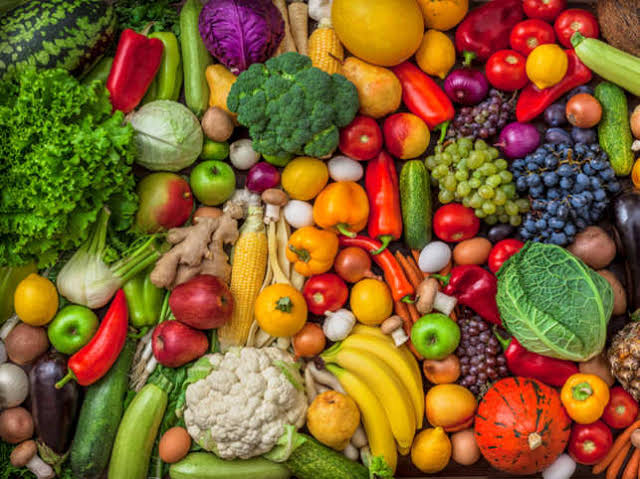
#> input picture Object Detection/images/food.jpg, 640 x 479 px, given in place of the camera
$ python filters.py
#> lines starting #> are read from the running program, lines starting #| are printed output that depends on the picture; after the words box and inside, x2 and y2 are one past the last pixel; in counts of white or black regions, pixels touching at a corner belong together
### Filters/utils.py
import cv2
import os

# [19 lines left out: function image_resize, not called in this run]

class CFEVideoConf(object):
    # Standard Video Dimensions Sizes
    STD_DIMENSIONS =  {
        "360p": (480, 360),
        "480p": (640, 480),
        "720p": (1280, 720),
        "1080p": (1920, 1080),
        "4k": (3840, 2160),
    }
    # Video Encoding
    VIDEO_TYPE = {
        'avi': cv2.VideoWriter_fourcc(*'XVID'),
        #'mp4': cv2.VideoWriter_fourcc(*'H264'),
        'mp4': cv2.VideoWriter_fourcc(*'XVID'),
    }

    width           = 640
    height          = 480
    dims            = (640, 480)
    capture         = None
    video_type      = None
    def __init__(self, capture, filepath, res="480p", *args, **kwargs):
        self.capture = capture
        self.filepath = filepath
        self.width, self.height = self.get_dims(res=res)
        self.video_type = self.get_video_type()

    # Set resolution for the video capture
    def change_res(self, width, height):
        self.capture.set(3, width)
        self.capture.set(4, height)

    def get_dims(self, res='480p'):
        width, height = self.STD_DIMENSIONS['480p']
        if res in self.STD_DIMENSIONS:
            width, height = self.STD_DIMENSIONS[res]
        self.change_res(width, height)
#> further down, frame is the input picture: shape (479, 640, 3); mean B, G, R 45.1, 96.5, 130.8
        self.dims = (width, height)
        return width, height

    def get_video_type(self):
        filename, ext = os.path.splitext(self.filepath)
        if ext in self.VIDEO_TYPE:
          return  self.VIDEO_TYPE[ext]
        return self.VIDEO_TYPE['avi']

### Filters/filters.py
import numpy as np
import cv2
import random
from utils import CFEVideoConf,image_resize
import glob
import math

cap=cv2.VideoCapture(0)
frames_per_seconds=20
save_path='filter.mp4'
config=CFEVideoConf(cap,filepath=save_path,res='480p')
out=cv2.VideoWriter(save_path,config.video_type,frames_per_seconds,config.dims)

def alpha_blend(frame_1,frame_2,mask):
    alpha=mask/255.0
    blended=cv2.convertScaleAbs(frame_1*(1-alpha)+frame_2*alpha)
    return blended

def verify_alpha_channel(frame):
    try:
        frame.shape[3]
    except IndexError:
        frame=cv2.cvtColor(frame,cv2.COLOR_BGR2BGRA)
    return frame

def portrait_mode(frame):
    gray=cv2.cvtColor(frame,cv2.COLOR_BGR2GRAY)
    _,mask=cv2.threshold(gray,120,255,cv2.THRESH_BINARY)
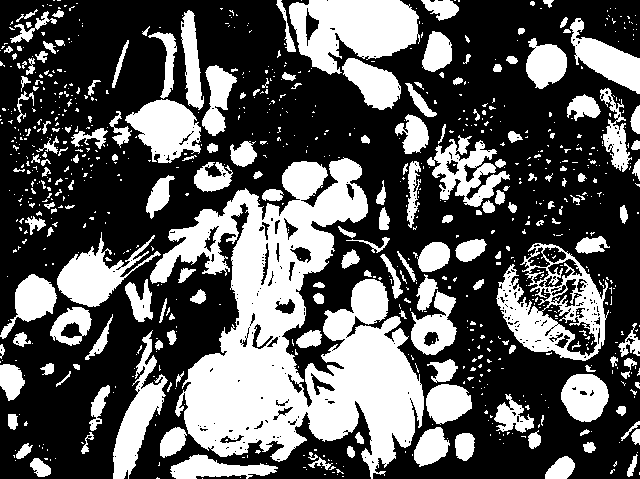
#> mask: shape (479, 640); 35.7% white; 841 white regions (656 under 20 px), largest, box (x1, y1, x2, y2) and area: (150, 157, 424, 479) 40586, (289, 0, 420, 75) 6508, (496, 243, 609, 361) 5539

    mask=cv2.cvtColor(mask,cv2.COLOR_GRAY2BGRA)
#> mask: shape (479, 640, 4)
    blured=cv2.GaussianBlur(frame,(21,21),11)
    blended=alpha_blend(frame,blured,mask)
    frame=cv2.cvtColor(blended,cv2.COLOR_BGRA2BGR)
#> frame: shape (479, 640, 3)
    return frame

def apply_sepia(frame,intensity=0.5):
#> called with intensity = 0.8
    frame=verify_alpha_channel(frame)
    frame_h,frame_w,frame_c=frame.shape
#> frame_h = 479; frame_w = 640; frame_c = 4
    sepia_bgra=(20,66,112,1)
    overlay=np.full((frame_h,frame_w,4),sepia_bgra,dtype='uint8')
    cv2.addWeighted(overlay,intensity,frame,1.0,0,frame)
#> frame: shape (479, 640, 4)
    return frame

def apply_hue_saturation(frame,alpha,beta):
#> called with alpha = 3, beta = 3
    hsv_image=cv2.cvtColor(frame,cv2.COLOR_BGR2HSV)
#> hsv_image: shape (479, 640, 3); mean H, S, V 49.3, 180.1, 141.6
    h,s,v=cv2.split(hsv_image)
    s.fill(199)
#> s: shape (479, 640); every value is 199
    v.fill(255)
#> v: shape (479, 640); every value is 255
    hsv_image=cv2.merge([h,s,v])
#> hsv_image: shape (479, 640, 3); mean H, S, V 49.3, 199, 255

    out=cv2.cvtColor(hsv_image,cv2.COLOR_HSV2BGR)
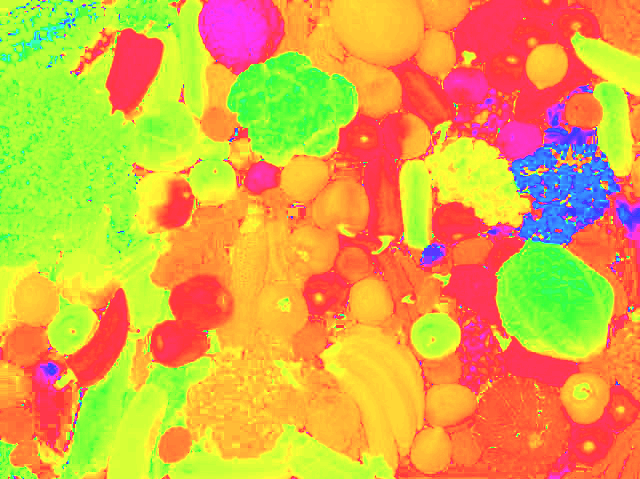
#> out: shape (479, 640, 3); mean B, G, R 69.2, 171.3, 221
    frame=verify_alpha_channel(frame)
    out=verify_alpha_channel(out)
    cv2.addWeighted(out,0.25,frame,1.0,.23,frame)
    return frame

def apply_color_overlay(frame,intensity=0.5,blue=0,green=0,red=0):
#> called with intensity = 0.8, blue = 0, green = 231, red = 123
    frame=verify_alpha_channel(frame)
    frame_h,frame_w,frame_c=frame.shape
#> frame_h = 479; frame_w = 640; frame_c = 4
    sepia_bgra=(blue,green,red,1)
    overlay=np.full((frame_h,frame_w,4),sepia_bgra,dtype='uint8')
    cv2.addWeighted(overlay,intensity,frame,1.0,0,frame)
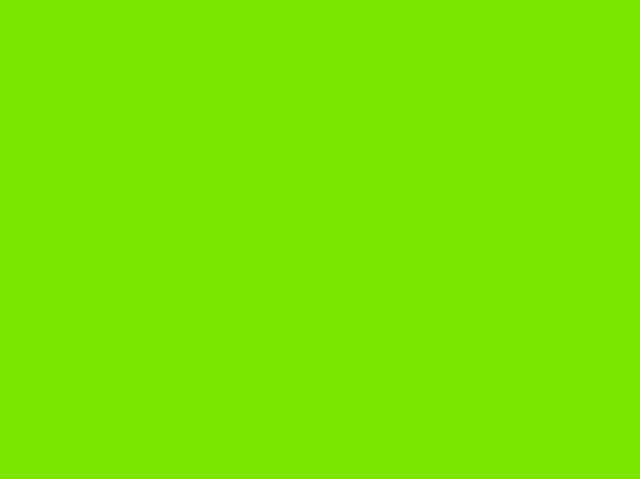
#> overlay: shape (479, 640, 4); mean B, G, R, A 0, 231, 123, 1
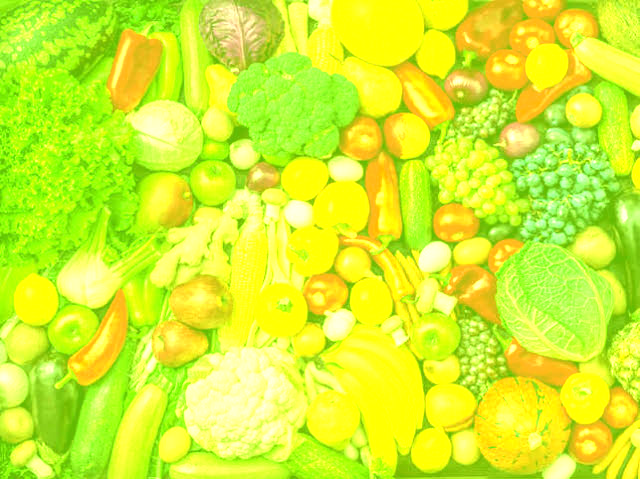
#> frame: shape (479, 640, 4); mean B, G, R, A 45.1, 240.7, 210.7, 255
    return frame

def apply_invert(frame):
    return cv2.bitwise_not(frame)
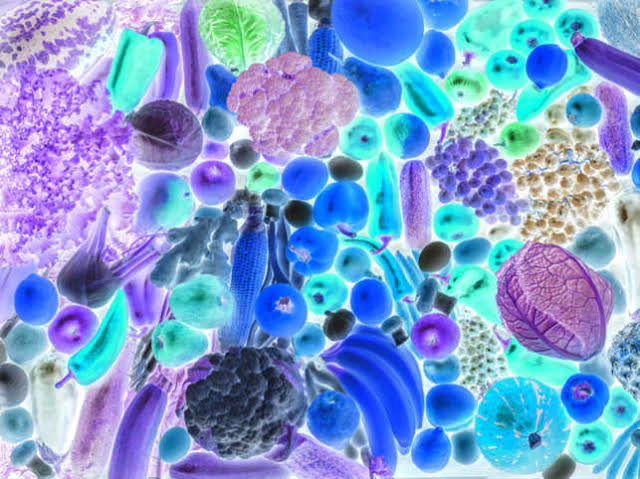
#> returned value: shape (479, 640, 4); mean of channels 0, 1, 2, 3 209.9, 158.5, 124.2, 0; drawn as B, G, R

def apply_circle_focus_blur(frame,intensity=0.2):
#> called with intensity = 0.2
    frame=verify_alpha_channel(frame)
    frame_h,frame_w,frame_c=frame.shape
#> frame_h = 479; frame_w = 640; frame_c = 4
    y=int(frame_h/2)
#> y = 239
    x=int(frame_w/2)
#> x = 320

    mask=np.zeros((frame_h,frame_w,4),dtype='uint8')
    cv2.circle(mask,(x,y),int(y/2),(255,255,255),-1,cv2.LINE_AA)
    mask=cv2.GaussianBlur(mask,(21,21),11)

    blured=cv2.GaussianBlur(frame,(21,21),11)
    blended=alpha_blend(frame,blured,255-mask)
#> in alpha_blend (call 2), `alpha=mask/255.0`:
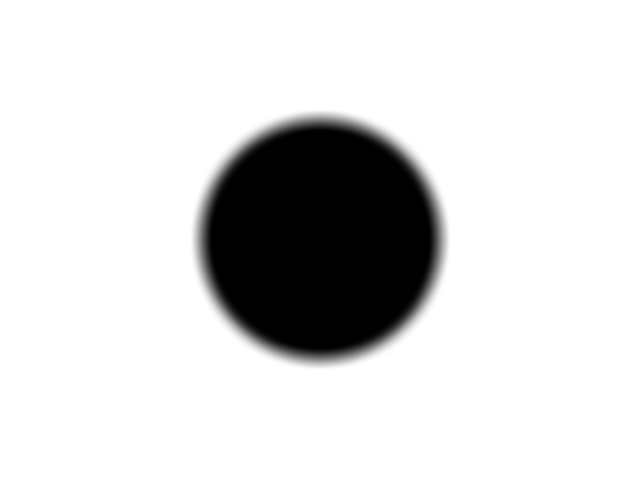
#> alpha: shape (479, 640, 4) float64; mean of channels 0, 1, 2, 3 0.853, 0.853, 0.853, 1; drawn as B, G, R
#> in alpha_blend (call 2), `blended=cv2.convertScaleAbs(frame_1*(1-alpha)+frame_2*alpha)`:
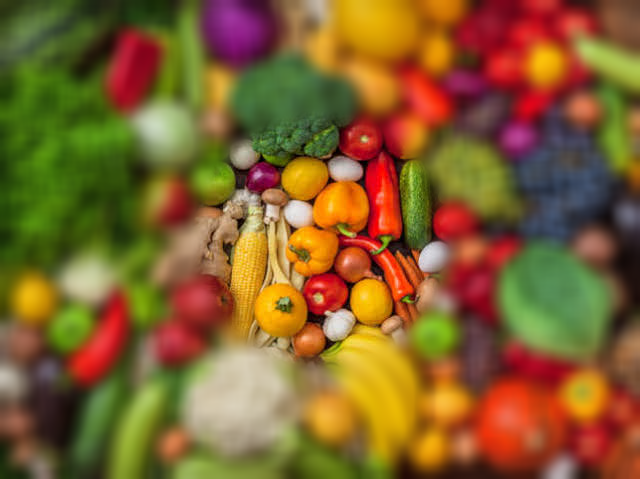
#> blended: shape (479, 640, 4); mean B, G, R, A 45.1, 96.5, 130.8, 255
    frame=cv2.cvtColor(blended,cv2.COLOR_BGRA2BGR)
#> frame: shape (479, 640, 3)
    return frame

while(True):
    ret,frame=cap.read()
    frame=cv2.cvtColor(frame,cv2.COLOR_BGR2BGRA)

    portrait=portrait_mode(frame.copy())
    cv2.imshow('portrait',portrait)
    #out.write(portrait)

    sepia=apply_sepia(frame.copy(),intensity=.8)
    #cv2.imshow('sepia',sepia)


    hue_sat=apply_hue_saturation(frame.copy(),alpha=3,beta=3)
    #cv2.imshow('hue_sat',hue_sat)


    color_overlay=apply_color_overlay(frame.copy(),intensity=.8,red=123,green=231)
    #cv2.imshow('color_overlay',color_overlay)


    invert=apply_invert(frame.copy())
    #cv2.imshow('invert',invert)


    blur_mask=apply_circle_focus_blur(frame.copy())
    #cv2.imshow('blur_mask',blur_mask)

    if cv2.waitKey(20)&0xFF==ord('q'):
#> (key q is pressed here)
        break

#out.release()
cap.release()
cv2.destroyAllWindows()

$ run again, on Object Detection/images/room.jpg
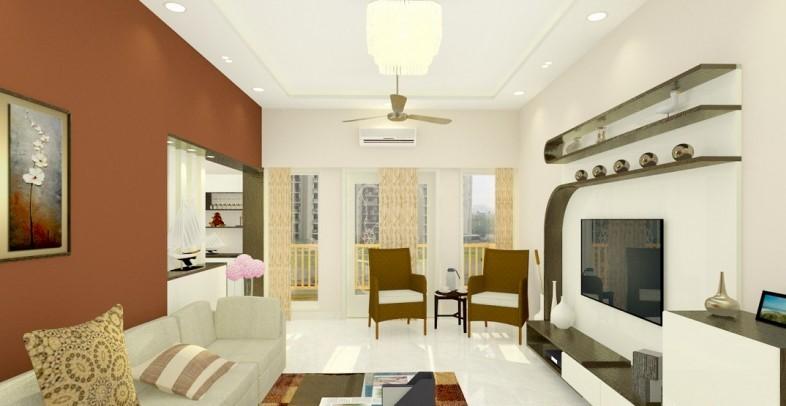
#> input picture Object Detection/images/room.jpg, 786 x 406 px, given in place of the camera
#> frame is the input picture: shape (406, 786, 3); mean B, G, R 142.8, 170, 186.1
#> in portrait_mode, `_,mask=cv2.threshold(gray,120,255,cv2.THRESH_BINARY)`:
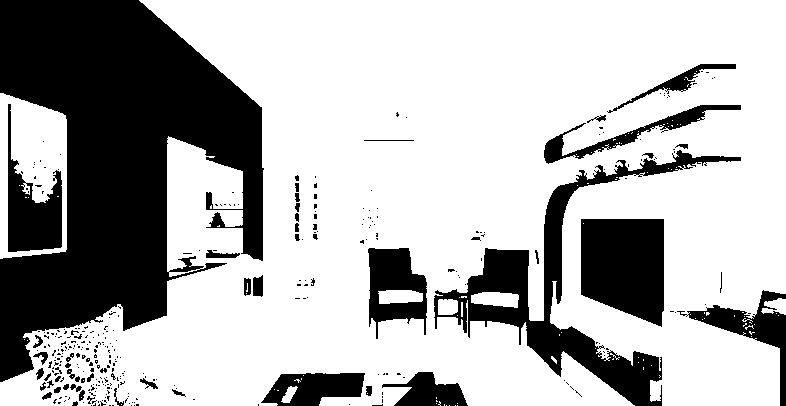
#> mask: shape (406, 786); 70% white; 342 black regions (290 under 20 px), largest, box (x1, y1, x2, y2) and area: (0, 0, 264, 382) 56023, (434, 150, 741, 406) 12657, (581, 219, 664, 327) 7629
#> in alpha_blend (call 2), `alpha=mask/255.0`:
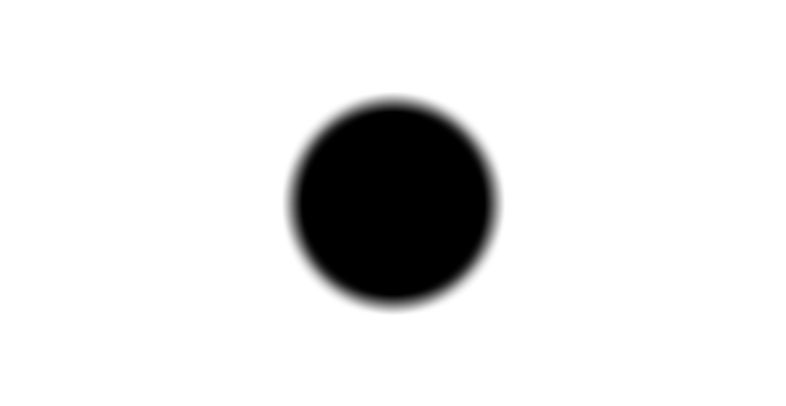
#> alpha: shape (406, 786, 4) float64; mean of channels 0, 1, 2, 3 0.898, 0.898, 0.898, 1; drawn as B, G, R

$ run again, on Object Detection/images/traffic.jpg
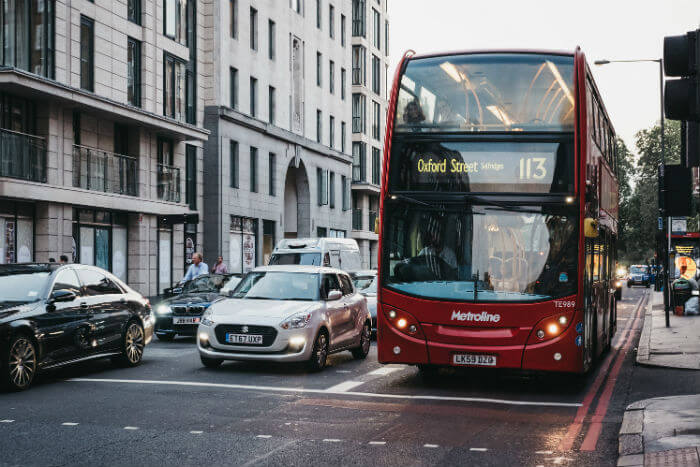
#> input picture Object Detection/images/traffic.jpg, 700 x 467 px, given in place of the camera
#> frame is the input picture: shape (467, 700, 3); mean B, G, R 111.2, 109, 109.5
#> in alpha_blend (call 2), `blended=cv2.convertScaleAbs(frame_1*(1-alpha)+frame_2*alpha)`:
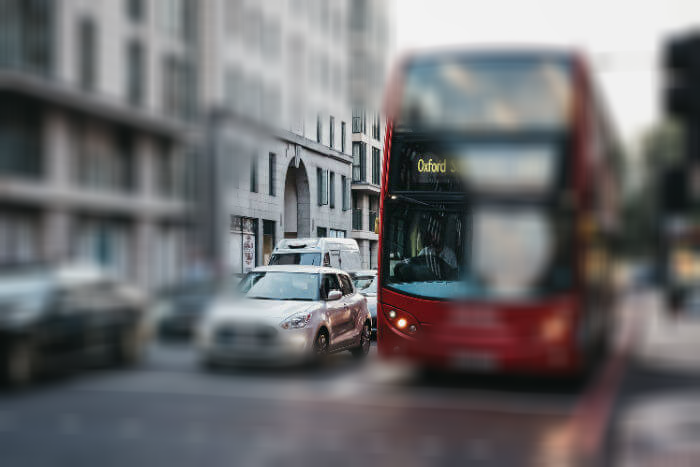
#> blended: shape (467, 700, 4); mean B, G, R, A 111.2, 109, 109.5, 255
